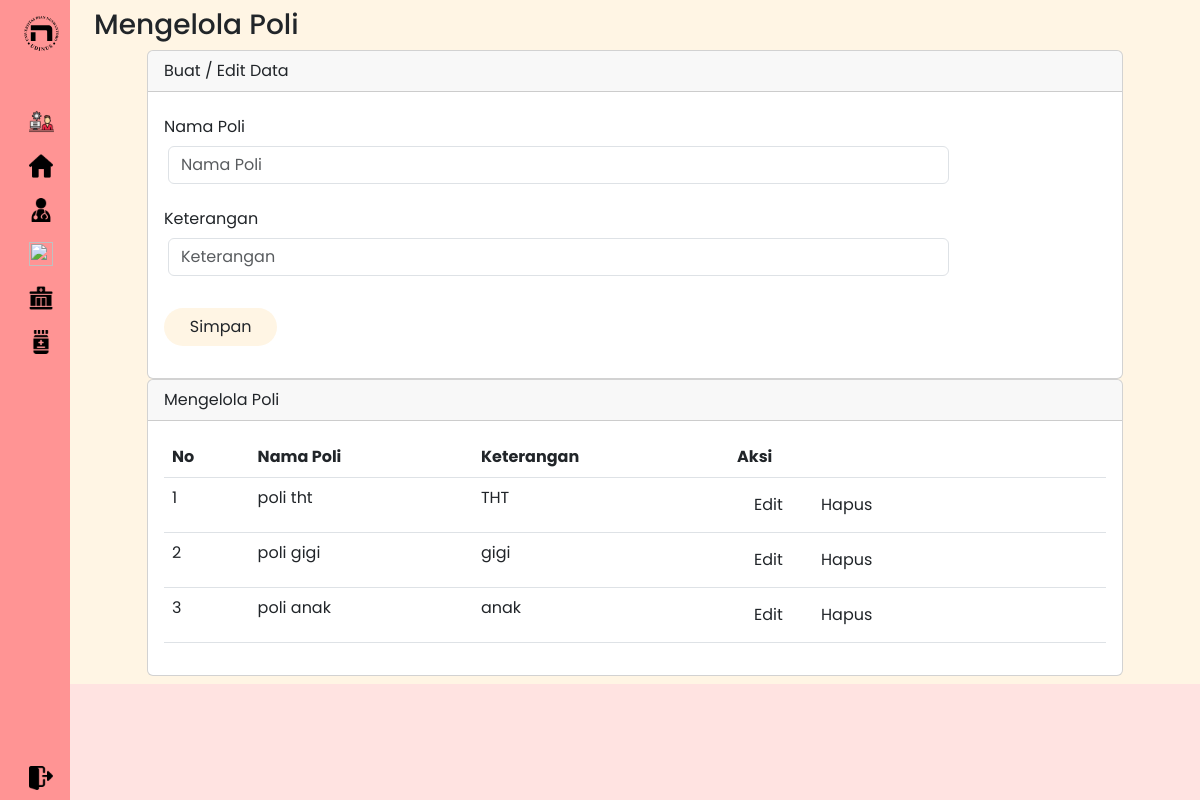
The app's page /poli.php with its own data.
### tables this page shows
CREATE TABLE `poli` (
  `id` int(10) NOT NULL,
  `nama_poli` varchar(255) NOT NULL,
  `keterangan` text NOT NULL
);

### poli.php (the view, shortened to what this page needs)
<?php
include ("config.php");
$nama_poli = '';
$keterangan = '';
?>
<!DOCTYPE html>
<html lang="en">
<head>
    <link href="https://cdn.lineicons.com/4.0/lineicons.css" rel="stylesheet" />
    <link href="https://cdn.jsdelivr.net/npm/bootstrap@5.3.0-alpha3/dist/css/bootstrap.min.css" rel="stylesheet"
>
    <link rel="stylesheet" href="css/style3.css">
</head>
<body>
    <div class="wrapper">
        <aside id="sidebar">
            <div class="d-flex">
                <button class="toggle-btn" type="button">
                    <img src="sources/logo.svg" alt="" width="35" height="35" class="d-inline-block align-text-top">
                </button>
            </div>
            <ul class="sidebar-nav">
                <li class="sidebar-item">
                    <a href="#" class="sidebar-link">
                        <img src="sources/admin.png" alt="" width="25" height="25" class="d-inline-block align-text-top">
                    </a>
                </li>
                <li class="sidebar-item">
                    <a href="http://localhost/Projek_BK/adminhome.php" class="sidebar-link">
                        <img src="sources/home.png" alt="" width="24" height="24" class="d-inline-block align-text-top">
                    </a>
                </li>
                <li class="sidebar-item">
                    <a href="http://localhost/Projek_BK/dokterhome.php" class="sidebar-link">
                        <img src="sources/doctor.png" alt="" width="24" height="24" class="d-inline-block align-text-top">
                    </a>
                </li>
                <li class="sidebar-item">
                    <a href="http://localhost/Projek_BK/pasienhome.php" class="sidebar-link">
                        <img src="sources/pasien.png" alt="" width="24" height="24" class="d-inline-block align-text-top">
                    </a>
                </li>
                <li class="sidebar-item">
                    <a href="http://localhost/Projek_BK/poli.php#" class="sidebar-link">
                        <img src="sources/clinic.png" alt="" width="24" height="24" class="d-inline-block align-text-top">
                    </a>
                </li>
                <li class="sidebar-item">
                    <a href="http://localhost/Projek_BK/obat.php#" class="sidebar-link">
                        <img src="sources/obat.png" alt="" width="24" height="24" class="d-inline-block align-text-top">
                    </a>
                </li>
            </ul>
            <div class="sidebar-footer">
                <a href="http://localhost/Projek_BK/index.php" class="sidebar-link">
                    <img src="sources/logout.png" alt="" width="24" height="24" class="d-inline-block align-text-top">
                </a>
            </div>
        </aside>
        <div class="main">
            <div class="container-fluid py-2" style="background-color:#FFF5E4;">
                <div class="container">
                    <div class="row">
                        <div class="col-12">
                            <h3>Mengelola Poli</h3>
                        </div>
                        <div class="mx-auto">
                            <div class="card">
                                <div class="card-header">
                                    Buat / Edit Data
                                </div>
                                <div class="card-body">
                                    <form action="" method="POST" name="myForm" onsubmit="return(validate());">
                                        <div class="mb-3 row">
                                            <label for="nama_poli" class="col-sm-2 col-form-label">Nama Poli</label>
                                            <div class="col-sm-10 mx-1">
                                                <input type="text" class="form-control" name="nama_poli" id="nama_poli" placeholder="Nama Poli" value="<?php echo $nama_poli ?>">
                                            </div>
                                        </div>
                                        <div class="mb-3 row">
                                            <label for="keterangan" class="col-sm-2 col-form-label">Keterangan</label>
                                            <div class="col-sm-10 mx-1">
                                                <input type="text" class="form-control" name="keterangan" id="keterangan" placeholder="Keterangan" value="<?php echo $keterangan ?>">
                                            </div>
                                        </div>
                                        <div class="col-12 py-3">
                                            <button type="submit" class="btn rounded-pill" style="width: 3cm; background-color:#FFF5E4;" name="simpan">Simpan</button>
                                        </div>
                                    </form>
                                </div>
                            </div>
                            <div class="card">
                                <div class="card-header">
                                    Mengelola Poli
                                </div>
                                <div class="card-body">
                                    <table class="table">
                                        <thead>
                                            <tr>
                                                <th scope="col">No</th>
                                                <th scope="col">Nama Poli</th>
                                                <th scope="col">Keterangan</th>
                                                <th scope="col">Aksi</th>
                                            </tr>
                                        </thead>
                                        <tbody>
                                            <?php
                                            $result = $pdo->query("SELECT * FROM poli");
                                            $no = 1;
                                            while ($data = $result->fetch(PDO::FETCH_ASSOC)) {
                                                ?>
                                                <tr>
                                                    <td><?php echo $no++ ?></td>
                                                    <td><?php echo $data['nama_poli'] ?></td>
                                                    <td><?php echo $data['keterangan'] ?></td>
                                                    <td>
                                                        <a class="btn rounded-pill px-3" href="poli.php?id=<?php echo $data['id'] ?>">Edit</a>
                                                        <a class="btn rounded-pill px-3" href="poli.php?id=<?php echo $data['id'] ?>&aksi=hapus">Hapus</a>
                                                    </td>
                                                </tr>
                                                <?php
                                            }
                                            ?>
                                        </tbody>
                                    </table>
                                </div>
                            </div>
                        </div>
                    </div>
                </div>
            </div>
        </div>
    </div>
</body>
</html>

### css/style3.css (style rules this page uses)
body { font-family: "Poppins", sans-serif; background-color: #FF9494; }
a { text-decoration: none; }
li { list-style: none; }
.wrapper { display: flex; }
.main { min-height: 100vh; width: 100%; overflow: hidden; transition: all 0.35s ease-in-out; background-color: #FFE3E1; }
#sidebar { width: 70px; min-width: 70px; z-index: 1000; transition: all .25s ease-in-out; background-color: #FF9494; display: flex; flex-direction: column; }
.toggle-btn { background-color: transparent; cursor: pointer; border: 0; padding: 1rem 1.5rem; }
.sidebar-nav { padding: 2rem 0; flex: 1 1 auto; }
a.sidebar-link { padding: .625rem 1.625rem; color: #000; display: block; font-size: 0.9rem; white-space: nowrap; border-left: 3px solid transparent; }
.sidebar-item { position: relative; }
.mx-auto { width : 1000px; }

### records on screen
poli: nama_poli "poli tht", keterangan "THT"
poli: nama_poli "poli gigi", keterangan "gigi"
poli: nama_poli "poli anak", keterangan "anak"
